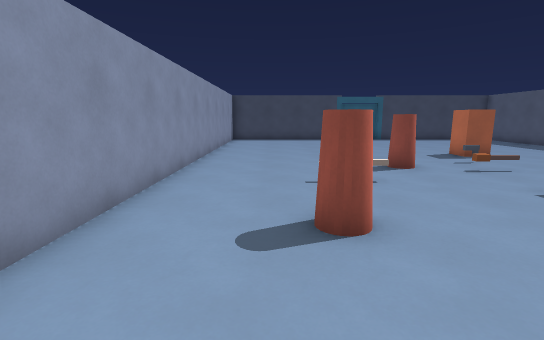
view 1 (above)

12 first-person views from a walk through a 3-D level made in the Godot game engine. The camera is 1.5 m above the floor, tilts 10° down and sees 85° across. The floor is counted in squares, 1 m on a side. Each view is taken from the middle of a square. On the plan, view 1 faces up. The plan holds only what a view shows up to about 15 squares ahead; the rest is blank. The place goes on beyond the plan. Characters and animated objects are not drawn. Surface patterns are stand-ins for the level's own textures.

view 2
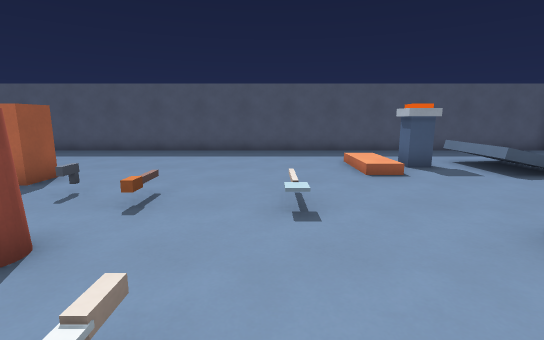

view 3
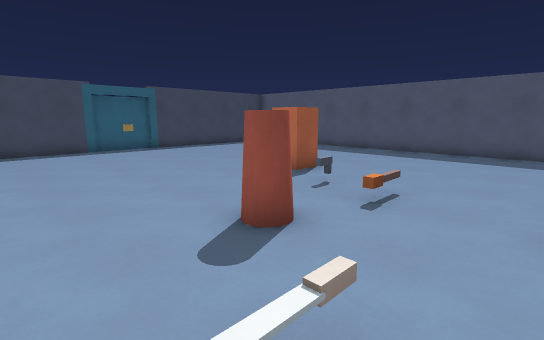

view 4
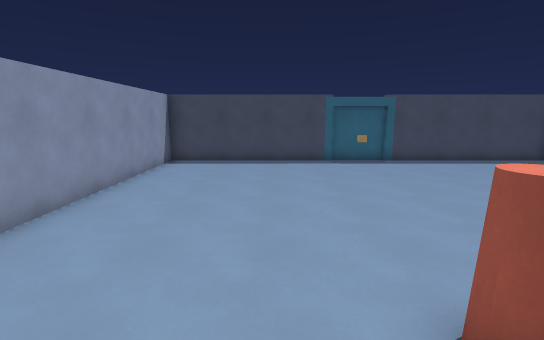

view 5
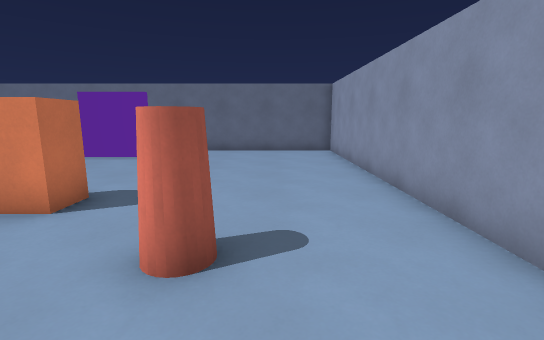

view 6
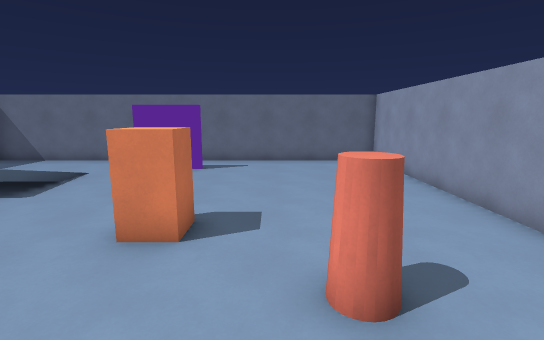

view 7
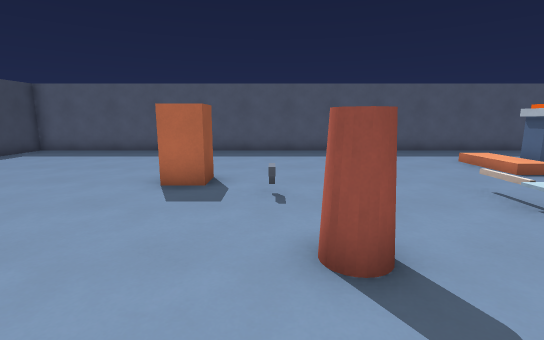

view 8
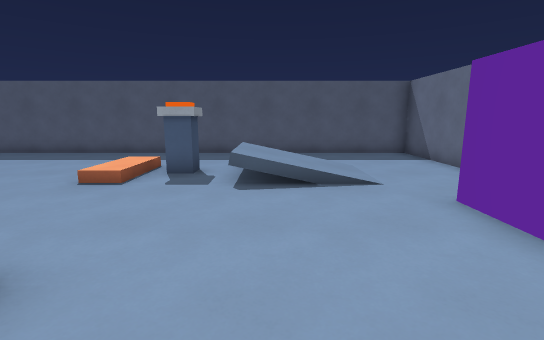

view 9
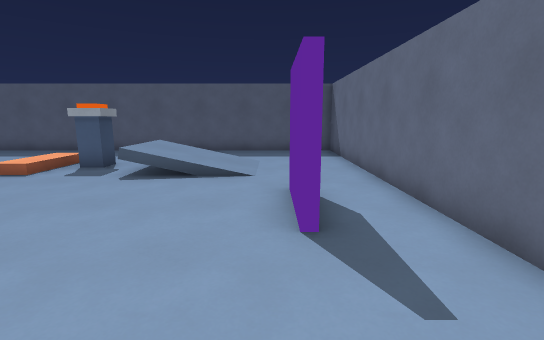

view 10
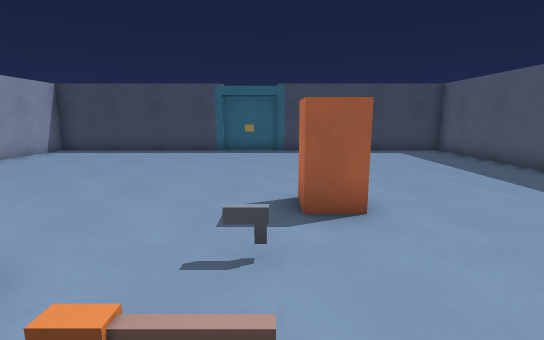

view 11
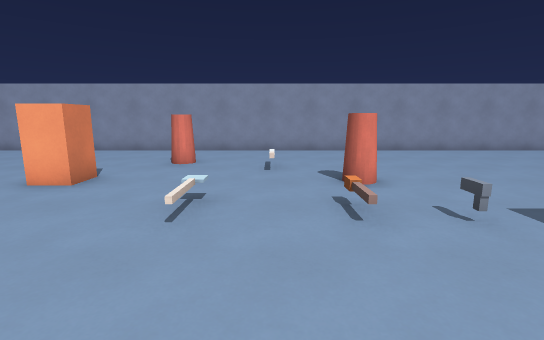

view 12
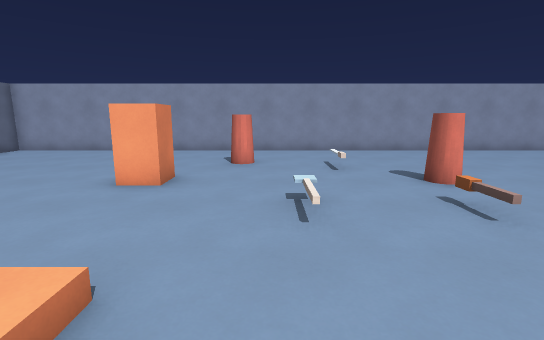

### Floor plan
Key: @ floor where view 1 was taken; # wall or solid block; . main floor; : floor 0.25 m higher than the main floor; + floor 0.5 m higher than the main floor; / step, stairs or slope; = window, fence, low wall or low ledge; P pillar; O other object.
Columns run from 3 left of view 1 to 15 right of it. Each row starts with its distance up from view 1.
 21 ###################
 20 #.................#
 19 #.................#
 18 #.................#
 17 #.................#
 16 #.................#
 15 #.................#
 14 #.................#
 13 #.................#
 12 #..........P......#
 11 #.................#
 10 #.........O.......#
  9 #......O..........#
  8 #.................#
  7 #...///...........#
  6 #.................#
  5 #.................#
  4 #...O.............#
  3 #...........:::...#
  2 #......P.....##...#
  1 #............##...#
  0 #..@..........=...#
 -1 #...........+++...#
 -2 #...........///...#
 -3 #...........///...#
 -4 #.................#
 -5 #.......###.......#
 -6 #.................#
 -7 ###################

Where each view was taken, in squares from view 1:
view 1: 0 up, 0 right, facing up
view 2: 6 up, 1 right, facing right
view 3: 6 up, 1 right, facing up-right
view 4: 7 up, 2 right, facing up
view 5: 7 up, 0 right, facing down
view 6: 7 up, 2 right, facing down
view 7: 10 up, 1 right, facing right
view 8: 1 down, 2 right, facing right
view 9: 4 down, 1 right, facing right
view 10: 7 up, 7 right, facing up
view 11: 7 up, 11 right, facing left
view 12: 5 up, 11 right, facing left
